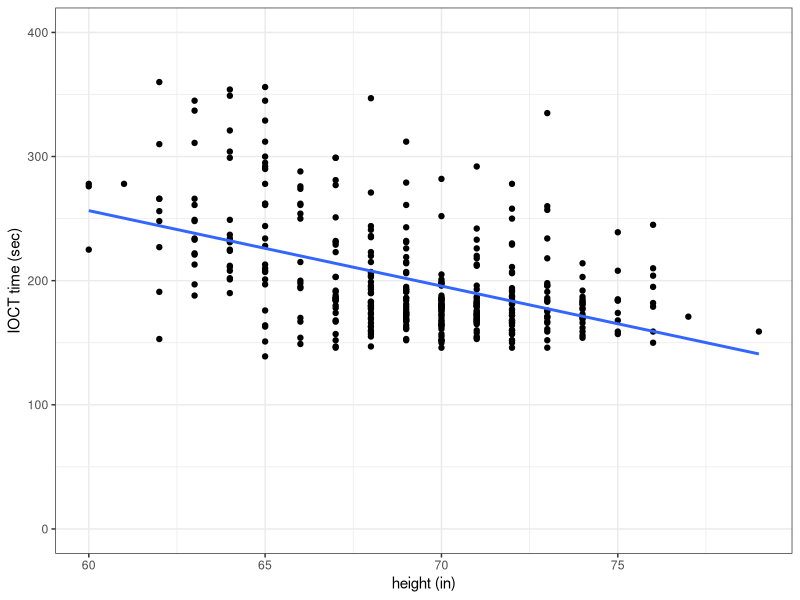
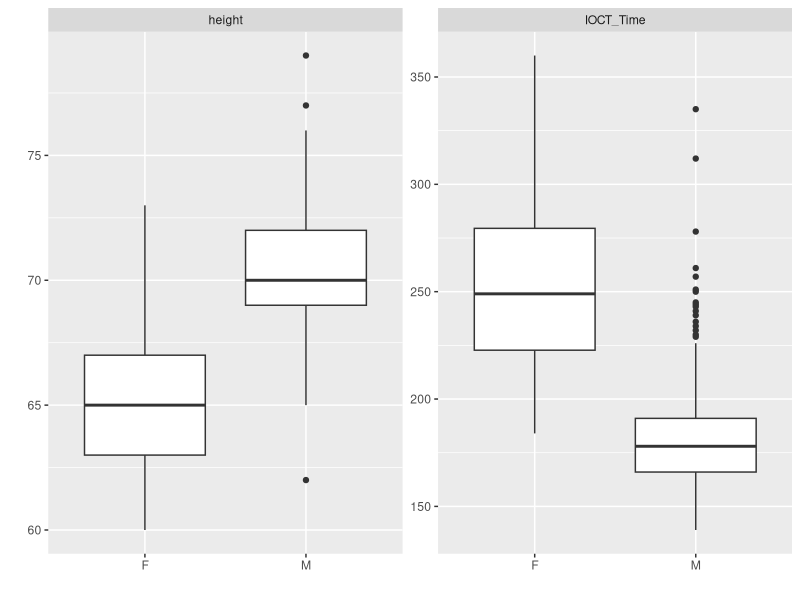
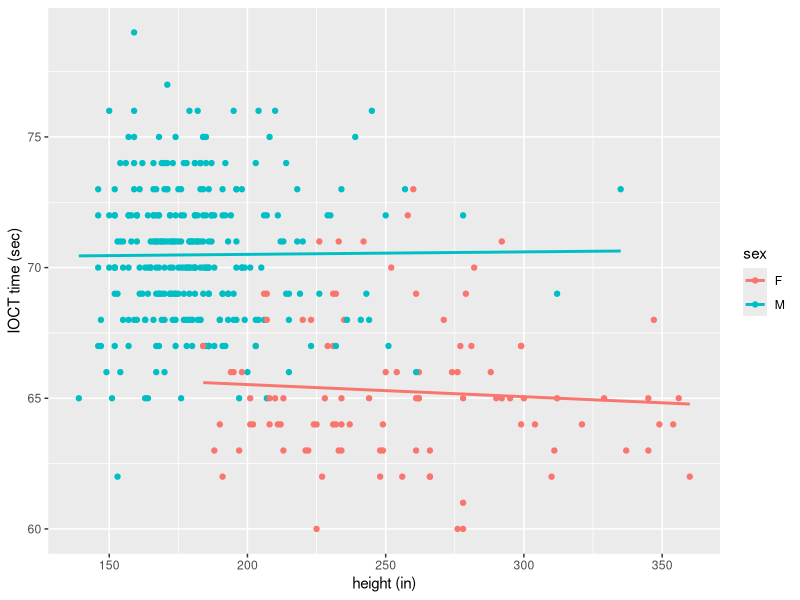

Write R code to recreate these figures, in order.
## ---- chunk 1
knitr::opts_chunk$set(echo = FALSE,
                      message = FALSE,
                      warning = FALSE)
library(tidyverse)
library(knitr)
library(broom)
## ---- chunk 2
cadets <- read_csv(file = "obstacle_course.csv")

cadets %>% 
  filter(IOCT_Time < 400) %>% 
  ggplot(aes(x = height, y = IOCT_Time)) +
  geom_point() +
  geom_smooth(method = "lm", se = FALSE) +
  ylim(0,400) +
  theme_bw() +
  labs(y = "IOCT time (sec)", x = "height (in)")

cadets %>% 
  filter(IOCT_Time < 400) %>%
  lm(IOCT_Time ~ height, data = .) %>% 
  tidy() %>% 
  kable(digits = 2, caption = "Linear regression output for IOCT times and height.")
## ---- chunk 3
cadets %>% 
  filter(IOCT_Time < 400) %>%
  lm(IOCT_Time ~ height, data = .) %>% 
  tidy(conf.int = TRUE) %>% 
  filter(term == "height") %>% 
  select(conf.low, conf.high) 
## ---- chunk 4
cadets %>%
  filter(IOCT_Time < 400) %>%
  pivot_longer(cols = c(-sex,-athlete),
               names_to = "variable",
               values_to = "value") %>% 
  ggplot(aes(x = sex, y = value)) +
  geom_boxplot() +
  facet_wrap(~variable, scale = "free_y") +
  labs(y = "", x = "")
## ---- chunk 5
cadets %>%
  filter(IOCT_Time < 400) %>%
  ggplot(aes(x = IOCT_Time, y = height, color = sex)) +
  geom_point() +
  geom_smooth(method = "lm", se = FALSE) +
  labs(y = "IOCT time (sec)", x = "height (in)")
## ---- chunk 6
cadets %>%
  filter(IOCT_Time < 400, sex == "F") %>%
  lm(IOCT_Time ~ height, data = .) %>% 
  tidy() %>% 
  kable(digits = 2, caption = "Regression results for female cadets.")

cadets %>%
  filter(IOCT_Time < 400, sex == "M") %>%
  lm(IOCT_Time ~ height, data = .) %>% 
  tidy() %>% 
  kable(digits = 2, caption = "Regression results for male cadets.")
